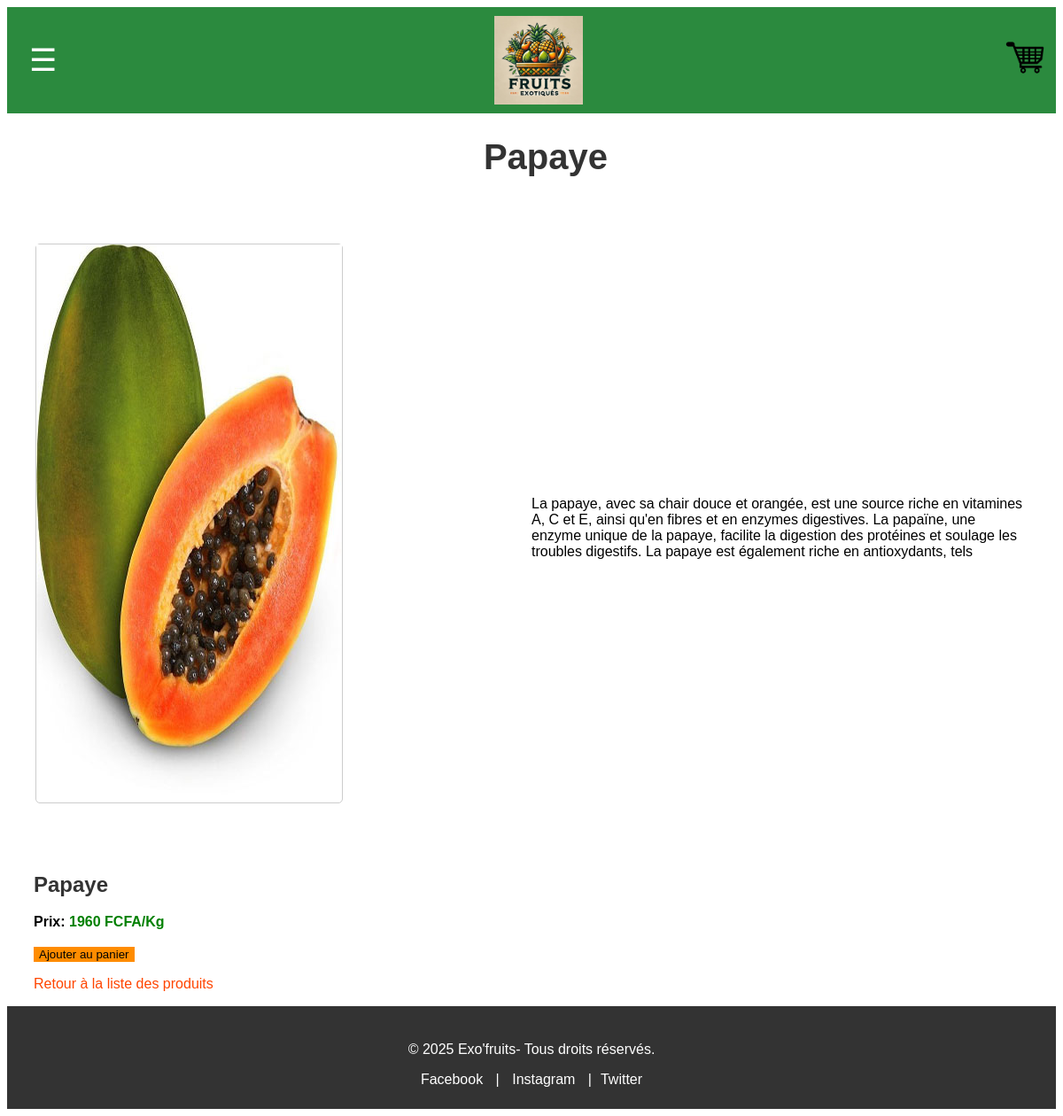
Page /produit.php?id=3 on the committed database.
### tables this page shows
CREATE TABLE `produits` (
  `id` int(11) NOT NULL,
  `nom` varchar(50) NOT NULL,
  `detail` varchar(300) NOT NULL,
  `catégorie` varchar(50) NOT NULL,
  `photo` varchar(50) NOT NULL,
  `prix` varchar(50) NOT NULL,
  `remise` int(11) NOT NULL
);

### produit.php (the view, shortened to what this page needs)
<?php
require_once("connexion.php");
$id_produit = isset($_GET['id']) ? intval($_GET['id']) : null;
if ($id_produit) {
    $req = "SELECT id, nom, photo, prix, detail FROM produits WHERE id =" . $id_produit;
    $resultat = mysqli_query($link, $req);
    if ($produit = mysqli_fetch_assoc($resultat)) {
        ?>
        <!DOCTYPE html>
        <html lang="fr">
        <head>
            <link rel="stylesheet" href="style.css">
        </head>
        <body>
            <header>
                <?php include("haut.php"); ?>
            </header>
            <h1 class="h-h1"><?php echo $produit['nom']; ?></h1>
            <section class="h-el">
                <div class="product-image">
                    <img src="<?php echo $produit['photo']; ?>" alt="<?php echo $produit['nom']; ?>">
                </div>
                <p class="h-content"><?php echo $produit['detail'] ?></p>
            </section>
            <div class="product-info">
                <h2><?php echo $produit['nom'] ?></h2>
                <span class="product-price" id="prixUnitaire"><strong>Prix: </strong><?php echo $produit['prix'] ?> FCFA/Kg</span><br><br>
                <button class="bouton-ajouter-panier" data-id-produit="<?php echo $id_produit; ?>">Ajouter au panier</button>
                <p class="lien"><a href="index.php?page=hans">Retour à la liste des produits</a></p>
            </div>
            <footer>
                <?php include("bas.php"); ?>
            </footer>
        </body>
        </html>
        <?php
    } else {
        echo "Produit non trouvé.";
    }
}
?>

### style.css (style rules this page uses)
h1, h2, h3 { font-weight: bold; color: #333; }
.h-h1 { align-items: center; margin-left: 32px; text-align: center; font-size: 2.5rem; font-weight: bold; }
.h-content { max-width: 50%; }
.h-el { display: flex; justify-content: space-between; align-items: center; padding: 3rem 2rem; }
.product-image { width: auto; height: auto; margin-bottom: 10px; object-fit: cover; border: 1px solid #ccc; border: 1px solid #ccc; border-radius: 5px; }
footer { background-color: #333; color: white; text-align: center; padding: 12px; }
button { border: none; background-color: #ff8c00; }
body { font-family:Arial, Helvetica, sans-serif; }
.lien a { text-decoration: none; color:orangered; }
.lien a { text-decoration: none; }
.product-price { color: green; font-weight: 800; }
.product-info { margin-left: 30px; }
.product-info strong { color: #000; }

### rows in the picture
produits: nom "Papaye", photo (picture), detail "La papaye, avec sa chair douce et orangée, est une source riche en vitamines A, C et E, ainsi qu'en fibres et en enzymes digestives. La papaïne, une enzyme unique de la papaye, facilite la digestion des protéines et soulage les troubles digestifs. La papaye est également riche en antioxydants, tels", prix "1960"
